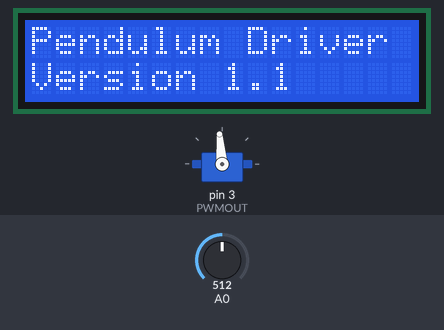
The sketch below on a simulated Arduino Uno, built with avr-gcc and run on an emulated ATmega328P. On the bench: 16×2 character LCD, servo. The inputs (shaded band) are chosen by the test bench; at power-on: A0 = 512. What the sketch prints to the serial monitor is not drawn.

Above: at 0.82 s.
At 1.3 s:
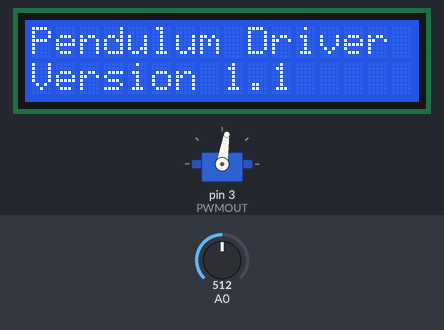
1.4 s: A0 set to 536
2.9 s: A0 set to 565
At 5.0 s:
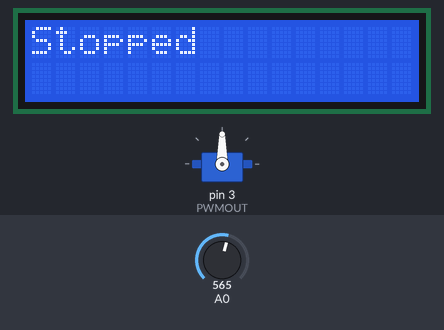
Timing chart, 0 to 6.5 s (numbered marks = the images above; inputs shaded):
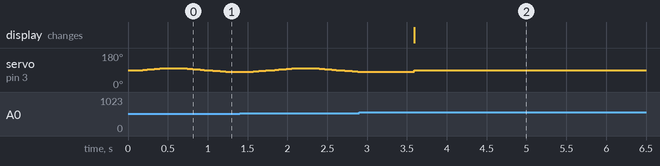

The sketch:

Sweep.ino
```cpp
#define __iRows 256

#define PINFREQUP 13
#define PINFREQDN 12
#define PWMOUT 3
#define LCDRS 8
#define LCDEN 9
#define LCD4 4
#define LCD5 5
#define LCD6 6
#define LCD7 7

// define some values used by the panel and buttons
int lcd_key = 0;
int adc_key_in = 0;
#define btnRIGHT 0
#define btnUP 1
#define btnDOWN 2
#define btnLEFT 3
#define btnSELECT 4
#define btnNONE 5

// Servo control code and object
#include <Servo.h>
Servo myservo;

// include the library code for the LCD
#include <LiquidCrystal.h>

// initialize the library with the numbers of the interface pins
LiquidCrystal lcd(LCDRS, LCDEN, LCD4, LCD5, LCD6, LCD7);

// Look up table
const float pi = 3.141592653589793;
int iT = 0;
int iStep = -5;
int iDC = 90;
byte bSync = 0;
double dTable[__iRows];

// Variables related to the buttons
unsigned int iLast = btnNONE;
unsigned int iReading;
bool bRun = true;

// Others
float dTemp;

void setup() {

  // set up the LCD's number of columns and rows:
  lcd.begin(16, 2);
  // Print a message to the LCD.
  lcd.print("Pendulum Driver");
  lcd.setCursor(0,1);
  lcd.print("Version 1.1");

  // Configure the look up table
  for( iT = 0; iT<256; ++iT){
    dTable[iT] = 10*sin(2*pi*(float)iT/256.0);
  }

  Serial.begin(115200);
  delay(50);
  Serial.println(dTable[0]);
  Serial.println(dTable[63]);
  Serial.println(dTable[127]);
  Serial.println(dTable[191]);
  Serial.println("<-------------------------->");

  // configure the ADC input pin
  pinMode(A0, INPUT);

  // configure the button pins
  pinMode(PINFREQUP, INPUT_PULLUP);
  pinMode(PINFREQDN, INPUT_PULLUP);

  // attaches the servo on pin 9 to the servo object
  myservo.attach(PWMOUT);

  // Set timer0 interrupt.
  TCCR0A = 0;   // Set entire TCCR0A register to 0
  TCCR0B = 0;   // Same for TCCR0B

  // See "ISR Frequency Ranges.xlsx" for details
  OCR0A = 100;

  // Turn on the CTC mode
  TCCR0A |= (1 << WGM01);
  // Set CS02, CS01 and CS00 bits for 1024 prescaler
  TCCR0B |= (1 << CS02 )|(1 << CS00);
  // Enable the timer compare interrupt
  TIMSK0 |= ( 1 << OCIE0A );

  // enable interrupts
  sei();

}

void loop() {


  // Get current state of up pin
  iReading = read_LCD_buttons();

  if( iReading == btnNONE ){
    iLast = btnNONE;
  }

  // Increase frequency (decrease register)
  if( iReading == btnUP && iLast == btnNONE && OCR0A > 10){
    //iLastUp = LOW;
    iLast = btnUP;
    OCR0A = OCR0A-1;
    vUpdateDisp();
    delay(100);
  }

  // Decrease frequency (increase register)
  if(iReading == btnDOWN && iLast == btnNONE &&  OCR0A < 255){
    iLast = btnDOWN;
    OCR0A = OCR0A+1;
    vUpdateDisp();
    delay(100);
  }

  if( iReading == btnSELECT && iLast == btnNONE ) {
    iLast = btnSELECT;
    bRun = !bRun;
    Serial.println(bRun);
    delay(100);
    if( !bRun ) {
      lcd.begin(16, 2);
      lcd.print("Stopped");
      myservo.write(iDC);

    }
    else
    {
      vUpdateDisp();
    }
  }


}

ISR(TIMER0_COMPA_vect){

  if (bRun) {
  // tell servo to go to position
  myservo.write((int)dTable[bSync] + iDC);
  bSync++;
  }

  //OCR0A = (  analogRead(A0) >>2 );

}


void vUpdateDisp(){
  Serial.println(OCR0A);
  lcd.clear();
  lcd.print(dCalcFreq(OCR0A), 3);
  lcd.print(" Hz");
}

float dCalcFreq(int iRegVal){

  dTemp = 15625/((float)OCR0A + 1.0);
  return dTemp/((float)__iRows);

}

// read the buttons
int read_LCD_buttons()
{
  adc_key_in = analogRead(0); // read the value from the sensor

  // my buttons when read are centered at these valies: 0, 144, 329, 504, 741
  // we add approx 50 to those values and check to see if we are close
  // We make this the 1st option for speed reasons since it will be the most likely result
  if (adc_key_in > 1000) return btnNONE;
  if (adc_key_in < 50) return btnRIGHT;
  if (adc_key_in < 195) return btnUP;
  if (adc_key_in < 380) return btnDOWN;
  if (adc_key_in < 555) return btnLEFT;
  if (adc_key_in < 790) return btnSELECT;
  return btnNONE; // when all others fail, return this...
}
```

Measured:
- the behaviour switches between 554 and 555 on A0 (found by bisection; images 1 and 2)
- after the input at 2.9 s, the display: changes after 0.69 s (image 2)
